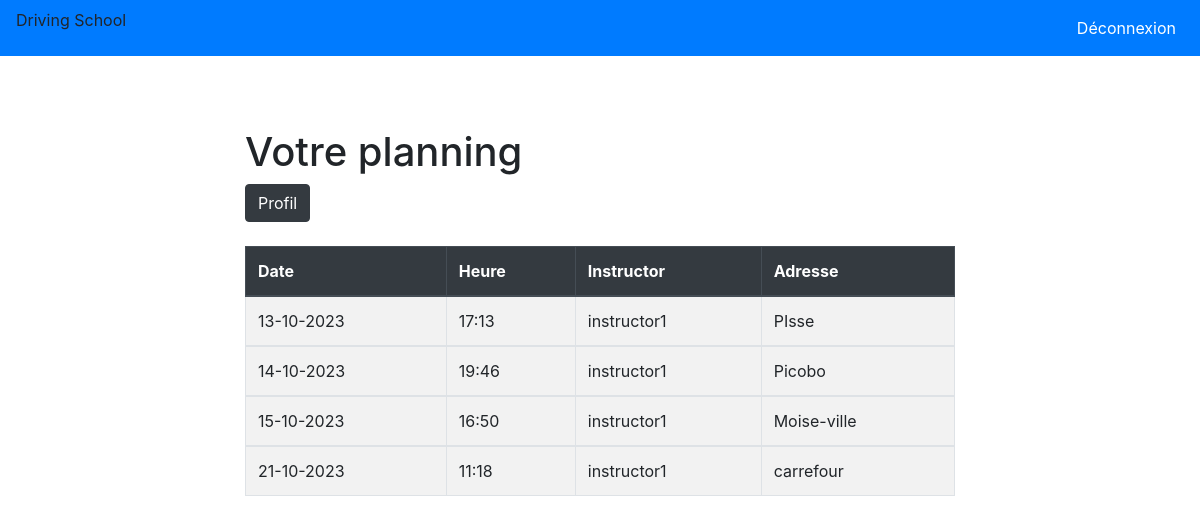
Page /homeStudent/ (signed in) on the earlier database version.
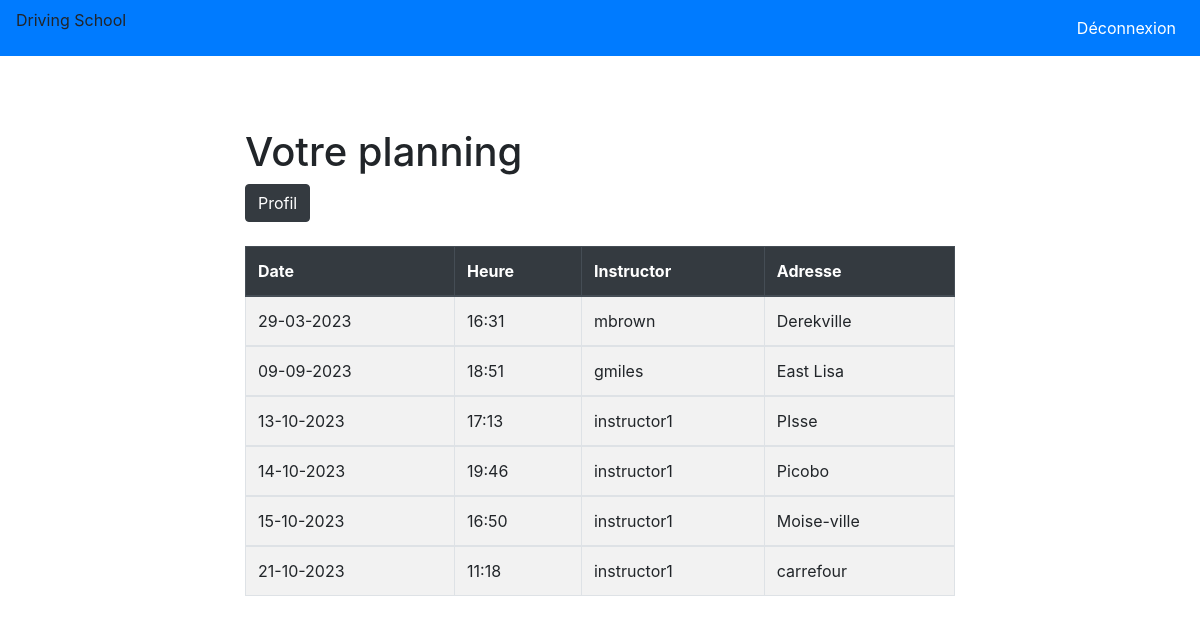
Same page on the later database version.
### Secretary/models.py (models this page shows, shortened)
class Planning(models.Model):
    student = models.ForeignKey(Student, on_delete=models.CASCADE)
    instructor = models.ForeignKey(Instructor, on_delete=models.CASCADE)
    date = models.DateTimeField()
    place = models.CharField(max_length=200)

### Instructor/models.py (models this page shows, shortened)
class Instructor(models.Model):
    username = models.CharField(max_length=200)
    password = models.CharField(max_length=200)
    name = models.CharField(max_length=200,default="")
    lastname = models.CharField(max_length=200,default="")

### Student/views.py (the view)
# urls.py: path('homeStudent/',views.homeStudent, name='homeStudent'),
def homeStudent(request):
    if "user_id" in request.session and request.session['user_role'] == 'student':
        context = {
            'plannings': Planning.objects.filter(student__id=request.session['user_id']).order_by('date'),
        }
        return render(request, 'homeStudent.html', context)
    else:
        return redirect('Student:loginStudent')

### Student/templates/homeStudent.html
{% extends "base.html" %}
{% block content %}
<div class="container-fluid">
    {% if plannings %}
    <div class="row justify-content-center mt-5">
        <div class="col-8">
            <h1>Votre planning</h1>
            <a class="btn btn-dark" href="{% url 'Student:detailStudent' %}">Profil</a>
            <table class="table table-bordered table-striped table-hover mt-4">
                <thead class="thead-dark">
                    <tr>
                        <th scope="col">Date</th>
                        <th scope="col">Heure</th>
                        <th scope="col">Instructor</th>
                        <th scope="col">Adresse</th>
                    </tr>
                </thead>
                <tbody>
                    {% for planning in plannings %}
                    <tr>
                        <td>{{ planning.date|date:"d-m-Y"  }}</td>
                        <td>{{ planning.date|date:"H:i" }}</td>
                        <td>{{ planning.instructor.username }}</td>
                        <td>{{ planning.place }}</td>
                    </tr>
                </tbody>
                    {% endfor %}
            </table>
        </div>
    </div>
    {% else %}
    <p> Vous n'avez pas encore de rendez vous</p>
    {% endif %}
</div>
{% endblock %}

### DSchool/templates/base.html (shortened to what this page needs)
<!doctype html>
<html lang="en">
<head>
    <link rel="stylesheet" href="https://cdn.jsdelivr.net/npm/bootstrap@4.5.3/dist/css/bootstrap.min.css"
>
</head>
<body>
    <nav class="navbar navbar-expand-md navbar-dark bg-primary">
        <div class="collapse navbar-collapse" id="navbarsExampleDefault">
            <ul class="navbar-nav mr-auto">
                <li class="nav-item active">
                    <p>Driving School</p>
                </li>
            </ul>
            <ul class="navbar-nav ml-auto">
                <li class="nav-item active">
                    <a class="nav-link" href="{% url 'logout' %}">Déconnexion</a>
                </li>
            </ul>
        </div>
    </nav>
    <br>
    <main role="main" class="container">
        <div>
            {% block content %}
            {% endblock %}
        </div>
    </main>
</body>
</html>

Differences in the rows shown:
added Planning: date "29-03-2023", date "16:31", instructor.username "mbrown", place "Derekville"
added Planning: date "09-09-2023", date "18:51", instructor.username "gmiles", place "East Lisa"
